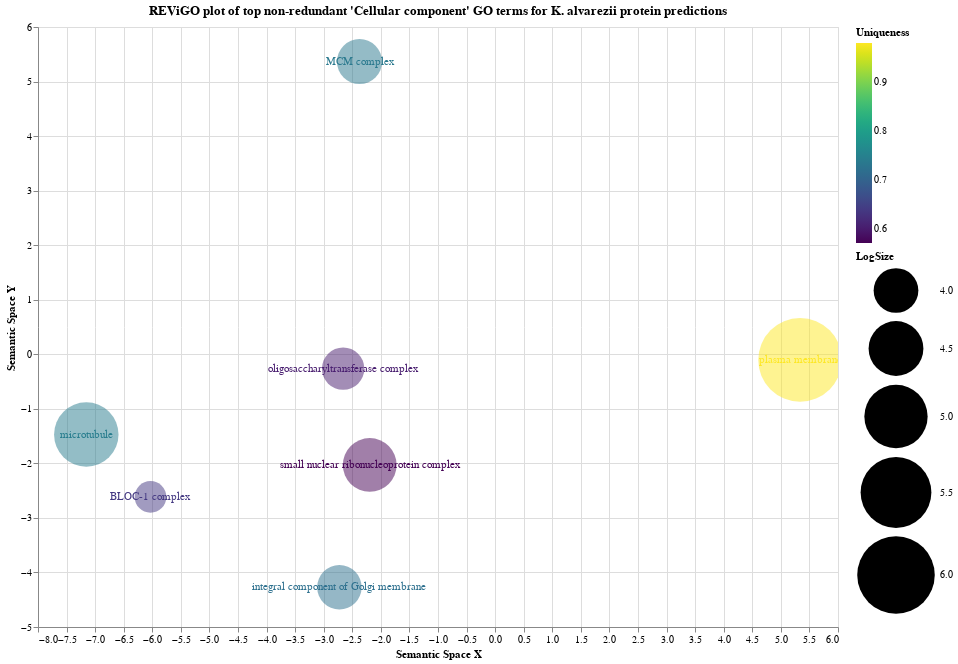

The cell this chart's notebook holds for it:
### Code cell
plots[2]

### Figure 1 — Vega-Lite specification as saved in the notebook (floating-point values rounded to 4 significant figures)
{"config": {"view": {"continuousWidth": 400, "continuousHeight": 300}}, "layer": [{"mark": {"type": "point", "fillOpacity": 0.5, "filled": true}, "encoding": {"color": {"type": "quantitative", "field": "Uniqueness", "scale": {"scheme": "viridis"}}, "size": {"type": "quantitative", "field": "LogSize", "scale": {"base": 0, "domain": [3.501, 6.493], "range": [1000, 7000]}}, "tooltip": [{"type": "nominal", "field": "TermID"}, {"type": "nominal", "field": "Name"}, {"type": "quantitative", "field": "Frequency"}, {"type": "quantitative", "field": "LogSize"}, {"type": "quantitative", "field": "Uniqueness"}, {"type": "quantitative", "field": "Dispensability"}], "x": {"type": "quantitative", "field": "PlotX", "title": "Semantic Space X"}, "y": {"type": "quantitative", "field": "PlotY", "title": "Semantic Space Y"}}, "selection": {"selector021": {"type": "interval", "bind": "scales", "encodings": ["x", "y"]}}}, {"mark": "text", "encoding": {"color": {"type": "quantitative", "field": "Uniqueness", "scale": {"scheme": "viridis"}}, "text": {"type": "nominal", "field": "Name"}, "x": {"type": "quantitative", "field": "PlotX", "title": "Semantic Space X"}, "y": {"type": "quantitative", "field": "PlotY", "title": "Semantic Space Y"}}}], "data": {"name": "data-51d6927e9c1201f85c095d876c07e980"}, "height": 600, "title": "REViGO plot of top non-redundant 'Cellular component' GO terms for K. alvarezii protein predictions", "width": 800, "$schema": "https://vega.github.io/schema/vega-lite/v4.8.1.json", "datasets": {"data-51d6927e9c1201f85c095d876c07e980": [{"TermID": "GO:0031083", "Name": "BLOC-1 complex", "Frequency": 0.0158, "PlotX": -6.031, "PlotY": -2.615, "LogSize": 3.501, "Value": null, "Uniqueness": 0.6384, "Dispensability": 0.5044, "Representative": 22620.0, "Eliminated": true, "Subontology symbol": "CC", "Subontology": "Cellular component"}, {"TermID": "GO:0030532", "Name": "small nuclear ribonucleoprotein complex", "Frequency": 0.1382, "PlotX": -2.195, "PlotY": -2.03, "LogSize": 4.443, "Value": null, "Uniqueness": 0.5715, "Dispensability": 0.5762, "Representative": 22620.0, "Eliminated": true, "Subontology symbol": "CC", "Subontology": "Cellular component"}, {"TermID": "GO:0005886", "Name": "plasma membrane", "Frequency": 15.51, "PlotX": 5.337, "PlotY": -0.1032, "LogSize": 6.493, "Value": null, "Uniqueness": 0.9805, "Dispensability": 3.378e-05, "Representative": null, "Eliminated": false, "Subontology symbol": "CC", "Subontology": "Cellular component"}, {"TermID": "GO:0030173", "Name": "integral component of Golgi membrane", "Frequency": 0.04828, "PlotX": -2.726, "PlotY": -4.27, "LogSize": 3.987, "Value": null, "Uniqueness": 0.7208, "Dispensability": 0.1465, "Representative": null, "Eliminated": false, "Subontology symbol": "CC", "Subontology": "Cellular component"}, {"TermID": "GO:0042555", "Name": "MCM complex", "Frequency": 0.05164, "PlotX": -2.373, "PlotY": 5.366, "LogSize": 4.016, "Value": null, "Uniqueness": 0.7369, "Dispensability": 0.2606, "Representative": null, "Eliminated": false, "Subontology symbol": "CC", "Subontology": "Cellular component"}, {"TermID": "GO:0005874", "Name": "microtubule", "Frequency": 0.5909, "PlotX": -7.155, "PlotY": -1.471, "LogSize": 5.074, "Value": null, "Uniqueness": 0.7433, "Dispensability": 0.3786, "Representative": null, "Eliminated": false, "Subontology symbol": "CC", "Subontology": "Cellular component"}, {"TermID": "GO:0008250", "Name": "oligosaccharyltransferase complex", "Frequency": 0.03945, "PlotX": -2.66, "PlotY": -0.264, "LogSize": 3.899, "Value": null, "Uniqueness": 0.6026, "Dispensability": 0.3926, "Representative": null, "Eliminated": false, "Subontology symbol": "CC", "Subontology": "Cellular component"}]}}
